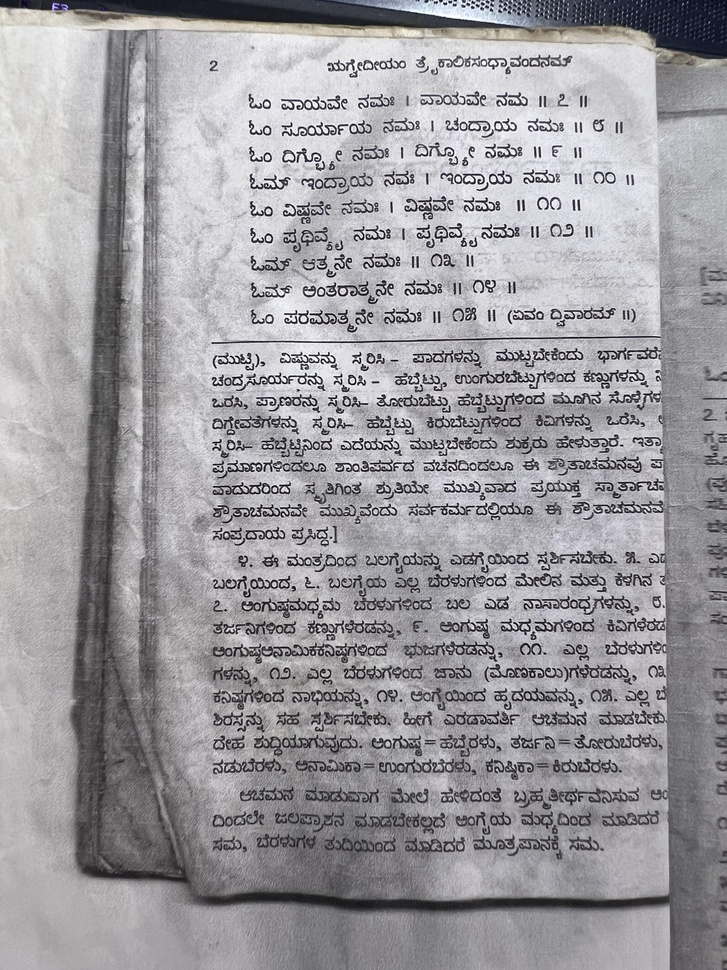
#> input picture kannada.jpg, 727 x 970 px, shrunk from 3024 x 4032 before the run
$ python line_spacing.py
#> lines starting #> are read from the running program, lines starting #| are printed output that depends on the picture; after the words box and inside, x2 and y2 are one past the last pixel; in counts of white or black regions, pixels touching at a corner belong together
from sklearn.cluster import DBSCAN
import numpy as np
import cv2

def preprocess_image(image):
    # Convert image to grayscale
    gray = cv2.cvtColor(image, cv2.COLOR_BGR2GRAY)
    # Apply Gaussian blur to reduce noise
    blurred = cv2.GaussianBlur(gray, (5, 5), 0)
    # Apply adaptive thresholding to prepare for contour detection
    preprocessed_image = cv2.adaptiveThreshold(blurred, 255, cv2.ADAPTIVE_THRESH_GAUSSIAN_C,
                                               cv2.THRESH_BINARY_INV, 21, 30)
    return preprocessed_image

def get_text_bounding_boxes(preprocessed_image):
    # Find contours in the image
    contours, _ = cv2.findContours(preprocessed_image, cv2.RETR_EXTERNAL, cv2.CHAIN_APPROX_SIMPLE)
    # Calculate bounding boxes for each contour
    bounding_boxes = [cv2.boundingRect(cnt) for cnt in contours]
    return bounding_boxes

def calculate_spacings(bounding_boxes):
    # Calculate vertical distances between bounding box bottoms and tops
    bottoms = [y+h for x, y, w, h in bounding_boxes]
    tops = [y for x, y, w, h in bounding_boxes]
    spacings = np.sort(bottoms) - np.sort(tops)
    return spacings

def analyze_spacings(spacings):
    # Simple approach: consider large gaps as paragraph spacings
    # This threshold could be dynamically determined with more complex analysis
    threshold = np.mean(spacings) + 2 * np.std(spacings)
    line_spacings = spacings[spacings < threshold]
    paragraph_spacings = spacings[spacings >= threshold]
    return line_spacings, paragraph_spacings

def find_largest_cluster(points):
    # Run DBSCAN clustering algorithm
    clustering = DBSCAN(eps=50, min_samples=5).fit(points)
    labels = clustering.labels_

    # Find the largest cluster
    largest_cluster_label = np.bincount(labels[labels >= 0]).argmax()
    largest_cluster_indices = np.where(labels == largest_cluster_label)[0]
    largest_cluster_points = points[largest_cluster_indices]

    # Determine the top-left and bottom-right points of the cluster's bounding box
    min_x, min_y = np.amin(largest_cluster_points, axis=0)
    max_x, max_y = np.amax(largest_cluster_points, axis=0)

    # Calculate the center and extents for the ellipse
    center = (int((min_x + max_x) / 2), int((min_y + max_y) / 2))
    extents = (int((max_x - min_x) / 2), int((max_y - min_y) / 2))

    return center, extents

# Example usage:
image_path = 'kannada.jpg'  # Replace with your image path
output_image_path = 'annotated.jpg'  # Replace with your desired save path

# Read the original image
original_image = cv2.imread(image_path)
#> original_image is the input picture: shape (970, 727, 3); mean B, G, R 159.8, 155.8, 157.2
processed_image = preprocess_image(original_image)
#> in preprocess_image, `preprocessed_image = cv2.adaptiveThreshold(blurred, 255, cv2.ADAPTIVE_..`:
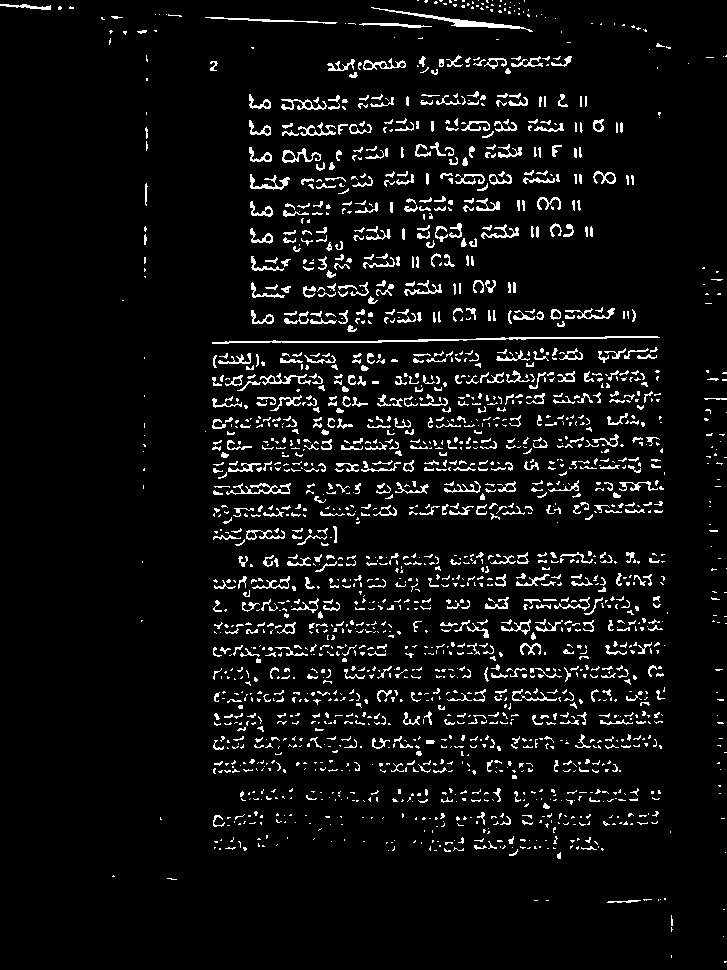
#> preprocessed_image: shape (970, 727); 6% white in thin lines or dots
bounding_boxes = get_text_bounding_boxes(processed_image)
#> in get_text_bounding_boxes, `contours, _ = cv2.findContours(preprocessed_image, cv2.RETR_EXTERNAL, ..`: contours = 2011 contours, 1772 with area under 20; largest, box (x1, y1, x2, y2) and area: (212, 336, 660, 344) 462, (371, 7, 533, 32) 382, (363, 58, 406, 70) 191, (282, 148, 321, 163) 186, (281, 99, 327, 110) 154
#> in get_text_bounding_boxes, `bounding_boxes = [cv2.boundingRect(cnt) for cnt in contours]`: bounding_boxes = 2011 items, first 6: (724, 961, 3, 2), (671, 955, 1, 3), (723, 936, 1, 1), (671, 927, 2, 5), (671, 915, 2, 11), (723, 909, 2, 1)
spacings = calculate_spacings(bounding_boxes)
#> in calculate_spacings, `bottoms = [y+h for x, y, w, h in bounding_boxes]`: bottoms = 2011 values, max 963 at index 0, min 1 at index 2002, mean 524.4
#> in calculate_spacings, `tops = [y for x, y, w, h in bounding_boxes]`: tops = 2011 values, max 961 at index 0, min 0 at index 2000, mean 519.5
#> in calculate_spacings, `spacings = np.sort(bottoms) - np.sort(tops)`: spacings = 2011 values, max 14 at index 237, min 1 at index 0, mean 4.96
line_spacings, paragraph_spacings = analyze_spacings(spacings)
#> in analyze_spacings, `threshold = np.mean(spacings) + 2 * np.std(spacings)`: threshold = 8.88
#> in analyze_spacings, `line_spacings = spacings[spacings < threshold]`: line_spacings = 1866 values, max 8 at index 87, min 1 at index 0, mean 4.59
#> in analyze_spacings, `paragraph_spacings = spacings[spacings >= threshold]`: paragraph_spacings = 145 values, max 14 at index 66, min 9 at index 0, mean 9.68

# Run clustering to find the largest text cluster
central_points = np.array([[x + w / 2, y + h / 2] for x, y, w, h in bounding_boxes])
#> central_points = 2011 pairs, first value 25.5 to 726.5, second value 0.5 to 962
largest_cluster_center, extents = find_largest_cluster(central_points)
#> in find_largest_cluster, `labels = clustering.labels_`: labels = 2011 values, max 5 at index 1870, min -1 at index 0, mean 1.04
#> in find_largest_cluster, `largest_cluster_label = np.bincount(labels[labels >= 0]).argmax()`: largest_cluster_label = 1
#> in find_largest_cluster, `largest_cluster_indices = np.where(labels == largest_cluster_label)[0]`: largest_cluster_indices = 1950 values from 7 to 2010
#> in find_largest_cluster, `largest_cluster_points = points[largest_cluster_indices]`: largest_cluster_points = 1950 pairs, first value 205.5 to 726.5, second value 0.5 to 900.5
#> in find_largest_cluster, `min_x, min_y = np.amin(largest_cluster_points, axis=0)`: min_x = 205.5; min_y = 0.5
#> in find_largest_cluster, `max_x, max_y = np.amax(largest_cluster_points, axis=0)`: max_x = 726.5; max_y = 900.5
#> in find_largest_cluster, `center = (int((min_x + max_x) / 2), int((min_y + max_y) / 2))`: center = (466, 450)
#> in find_largest_cluster, `extents = (int((max_x - min_x) / 2), int((max_y - min_y) / 2))`: extents = (260, 450)
#> largest_cluster_center = (466, 450); extents = (260, 450)

# Draw an ellipse on the original image based on the largest cluster
ellipse_mask = np.zeros_like(processed_image)
# import pdb; pdb.set_trace()
cv2.ellipse(ellipse_mask, largest_cluster_center, extents, 0, 0, 360, 255, -1)
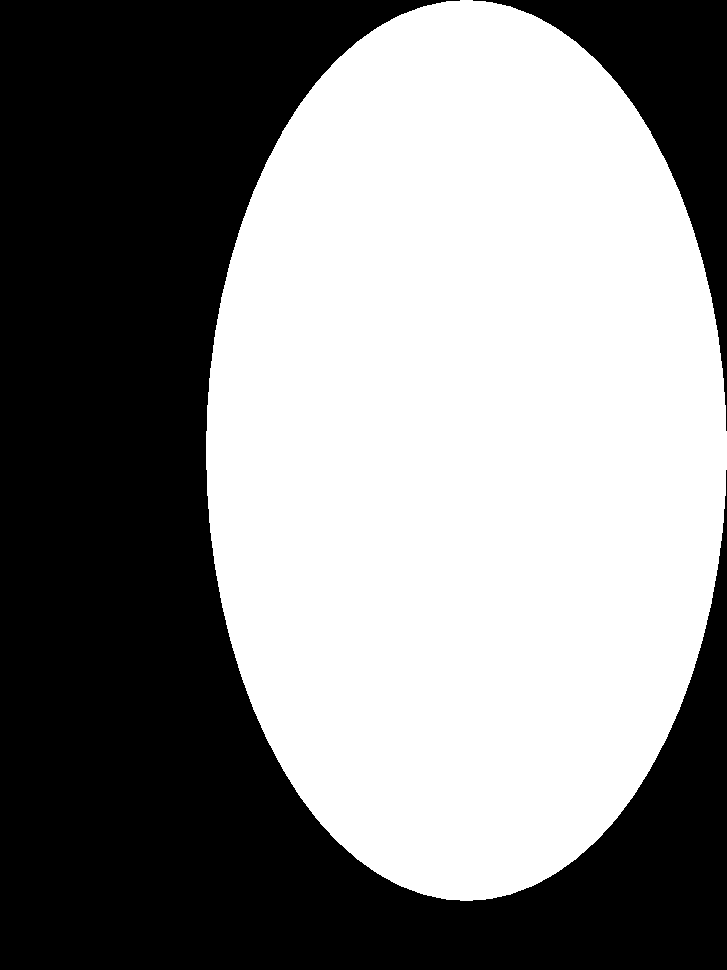
#> ellipse_mask: shape (970, 727); 52.2% white; 2 black regions, box (x1, y1, x2, y2) and area: (0, 0, 727, 970) 311692, (473, 0, 727, 431) 25304
result_image = cv2.bitwise_and(original_image, original_image, mask=ellipse_mask)
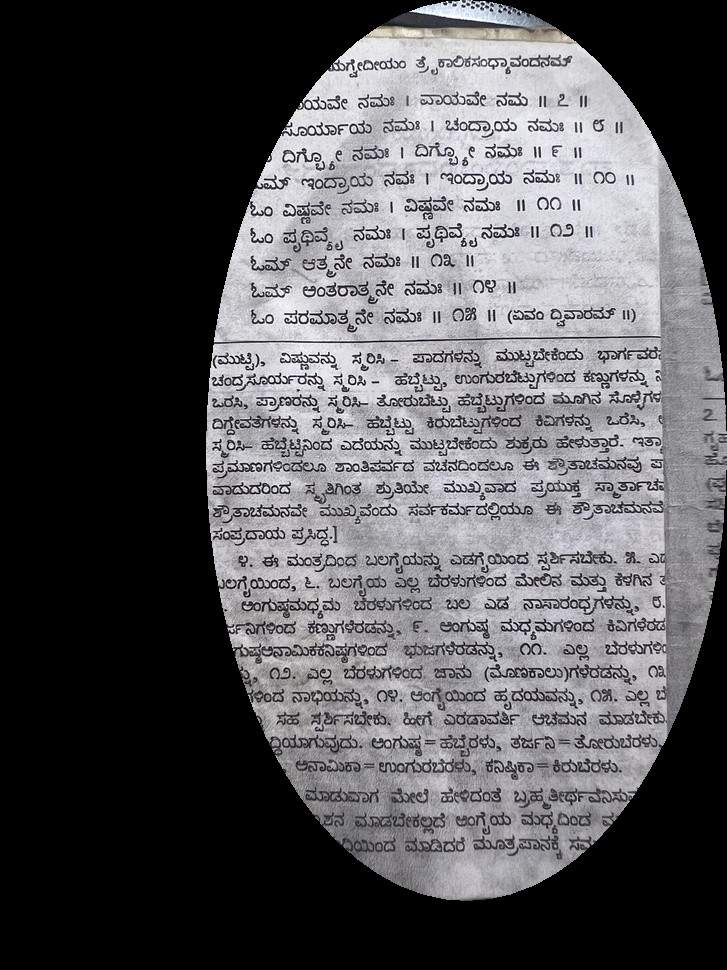
#> result_image: shape (970, 727, 3); mean B, G, R 86.6, 83.9, 84.6

# Save the result image
cv2.imwrite(output_image_path, result_image)
